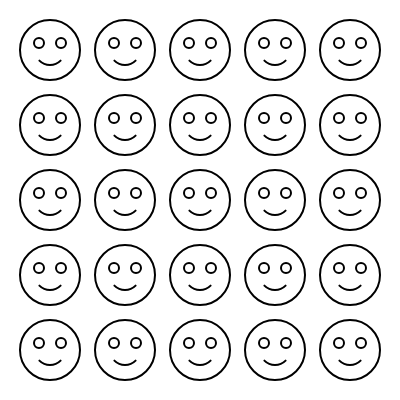
Frame 1 (no input)
Frame 60 (no input): identical to frame 1, image omitted
Frame 120 (the mouse pressed at the canvas centre since frame 60): identical to frame 1, image omitted

The p5.js sketch that drew this single still picture (run headless with seeded random() and noise() and a simulated clock; from frame 60 on, the mouse is pressed at the canvas centre):

// p5.js sketch
// ── sketch.js
// Iteration with Functions. 
// A function which drawa a smily face, 
// is invoked inside a nested iteration.

function setup() {
  createCanvas(400, 400);
}

function draw() {
  background(255);
  smooth(); 

  for (var i=0; i<5; i++) {
    for (var j=0; j<5; j++) {
      var y = i*75 + 50; 
      var x = j*75 + 50; 
      drawFace(x, y);
    }
  }
}


function drawFace(x, y) {
  stroke(0, 0, 0);
  strokeWeight(2.0); 
  push();
  translate(x, y); 
  ellipse(0, 0, 60, 60);  
  ellipse (11, -7, 10, 10);
  ellipse (-11, -7, 10, 10);
  arc(0, 0, 30, 30, PI*0.25, PI*0.75); 
  pop();
}
